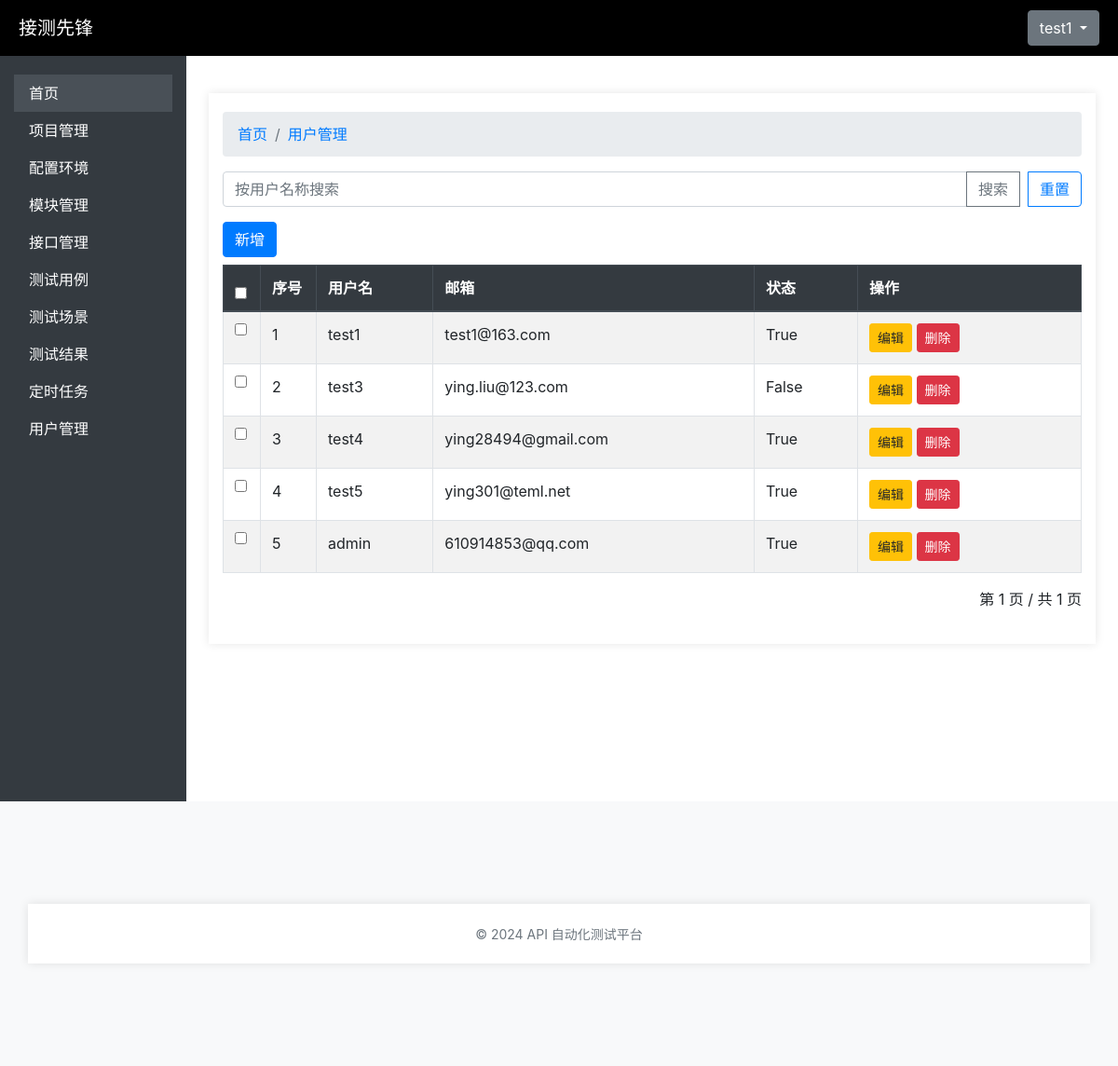
Screenshot of /users/users/ (signed in) with the database file from the repository.
### user_management/models.py (models this page shows, shortened)
class Users(AbstractBaseUser):
    id = models.AutoField(primary_key=True)
    username = models.CharField(max_length=150, unique=True)
    email = models.EmailField(unique=True)
    password = models.CharField(max_length=128)
    status = models.BooleanField(default=True)  # 用户状态（是否激活）
    is_logged_in = models.BooleanField(default=False)  # 是否登录
    project = models.CharField(max_length=255, blank=True, null=True)  # 所属项目
    module = models.CharField(max_length=255, blank=True, null=True)  # 所属模块
    is_staff = models.BooleanField(default=False)  # 是否是员工
    is_superuser = models.BooleanField(default=False)  # 是否是超级用户
    USERNAME_FIELD = 'username'
    REQUIRED_FIELDS = ['email']
    objects = UserManager()  # 关联自定义用户管理器
    class Meta:
        verbose_name = '用户信息表'
        verbose_name_plural = '用户信息表'

### user_management/views.py (the view)
# urls.py: path('users/', views.user_list, name='user_list'),
@login_required
def user_list(request):
    query = request.GET.get('q')
    if query:
        testresults = Users.objects.filter(username__icontains=query)
    else:
        testresults = Users.objects.all()
    paginator = Paginator(testresults, 10)  # 每页显示10个项目
    page_number = request.GET.get('page')
    users_page = paginator.get_page(page_number)
    return render(request, 'users/users_list.html', {'users': users_page,'paginator': paginator})

### api_test_platform/templates/users/users_list.html (shortened to what this page needs)
{% extends 'base.html' %}
{% block content %}
<div class="container mt-4">
    <nav aria-label="breadcrumb">
        <ol class="breadcrumb">
          <li class="breadcrumb-item"><a href="#">首页</a></li>
          <li class="breadcrumb-item active" aria-current="page"><a href="#">用户管理</a></li>
        </ol>
      </nav>
    <div class="row mb-3">
        <div class="col-md-12">
            <form action="{% url 'user_search' %}" method="get">
                <div class="input-group">
                    <input type="text" name="q" class="form-control" placeholder="按用户名称搜索" value="{{ request.GET.q }}">
                    <div class="input-group-append">
                        <button class="btn btn-outline-secondary" type="submit">搜索</button>
                        <a href="{% url 'user_list' %}" class="btn btn-outline-primary ml-2">重置</a>
                    </div>
                </div>
            </form>
        </div>
    </div>
    <div class="row">
        <div class="col-md-12">
            <div class="d-flex justify-content-between mb-2">
                <a href="{% url 'user_create' %}" class="btn btn-primary">新增</a>
            </div>
            <div class="table-responsive">
            <table class="table table-bordered table-striped">
                <thead class="thead-dark">
                    <tr>
                        <th style="width:40px"><input type="checkbox" id="select-all"></th>
                        <th style="width:60px">序号</th>
                        <th>用户名</th>
                        <th>邮箱</th>
                        <th>状态</th>
                        <th style="width:240px;">操作</th>
                    </tr>
                </thead>
                <tbody>
                    {% for user in users %}
                    <tr>
                        <td><input type="checkbox" name="user_ids" value="{{ user.id }}"></td>
                        <td>{{ forloop.counter }}</td>
                        <td>{{ user.username }}</td>
                        <td> {{ user.email }}</td>
                        <td>{{ user.status }}</td>
                        <td>
                            <a href="{% url 'user_update' user.id %}" class="btn btn-sm btn-warning">编辑</a>
                            <button class="btn btn-sm btn-danger" onclick="openDeleteModal({{ user.id }})">删除</button>
                        </td>
                    </tr>
                    {% empty %}
                    <tr>
                        <td colspan="6" class="text-center">无匹配结果。</td>
                    </tr>
                    {% endfor %}
                </tbody>
            </table>
        </div>
 <div id="pages" class="d-flex justify-content-end">
    <nav>
        <ul class="pagination">
            <li class="step-links">
                <span class="current">
                    第 {{ users.number }} 页 / 共 {{ users.paginator.num_pages }} 页</span>
            </li>
        </ul>
    </nav>
</div>
        </div>
    </div>
</div>
{% endblock %}

### api_test_platform/templates/base.html (shortened to what this page needs)
<!DOCTYPE html>
<html lang="en">
<head>
    {% load static %}
    <link rel="stylesheet" type="text/css" href="{% static 'css/style.css' %}">
    <link rel="stylesheet" href="https://stackpath.bootstrapcdn.com/bootstrap/4.5.2/css/bootstrap.min.css">
    <link href="https://cdn.jsdelivr.net/npm/bootstrap@4.5.2/dist/css/bootstrap.min.css" rel="stylesheet">
</head>
<body>
    <div class="brand">
        <a href="#" style="color: white;">接测先锋</a>
        <div class="dropdown">
            <button class="btn btn-secondary dropdown-toggle" type="button" data-toggle="dropdown" aria-expanded="false">
                {{ user.username }}
            </button>
        </div>
    </div>
    <div class="container-fluid">
        <div class="row">
            <nav class="col-md-2 d-none d-md-block sidebar">
                <div class="sidebar-sticky">
                    <ul class="nav flex-column">
                        <li class="nav-item">
                            <a class="nav-link active" href="/">首页</a>
                        </li>
                        <li class="nav-item">
                            <a class="nav-link" href="{% url 'project_list' %}">项目管理</a>
                        </li>
                        <li class="nav-item">
                            <a class="nav-link" href="{% url 'environment_list' %}">配置环境</a>
                        </li>
                        <li class="nav-item">
                            <a class="nav-link" href="{% url 'module_list' %}">模块管理</a>
                        </li>
                        <li class="nav-item">
                            <a class="nav-link" href="{% url 'interface_list' %}">接口管理</a>
                        </li>
                        <li class="nav-item">
                            <a class="nav-link" href="{% url 'testcase_list' %}">测试用例</a>
                        </li>
                        <li class="nav-item">
                            <a class="nav-link" href="{% url 'testscenario_list' %}">测试场景</a>
                        </li>
                        <li class="nav-item">
                            <a class="nav-link" href="{% url 'testresult_list' %}">测试结果</a>
                        </li>
                        <li class="nav-item">
                            <a class="nav-link" href="{% url 'scheduled_list' %}">定时任务</a>
                        </li>
                        <li class="nav-item">
                            <a class="nav-link" href="{% url 'user_list' %}">用户管理</a>
                        </li>
                    </ul>
                </div>
            </nav>
            <main role="main" class="col-md-10 ml-sm-auto px-4">
                <div class="d-flex justify-content-between flex-wrap flex-md-nowrap align-items-center pt-3 pb-2 mb-3">
                    {% block content %}{% endblock %}
                </div>
            </main>
        </div>
    </div>
    <footer class="footer text-center">
        <div class="container">
            <span class="text-muted">© 2024 API 自动化测试平台</span>
        </div>
    </footer>
</body>
</html>

### api_test_platform/static/css/style.css (style rules this page uses)
body { font-family: Arial, sans-serif; background-color: #f7f7f7; }
.container { width: 300px; margin: 100px auto; padding: 20px; background-color: white; box-shadow: 0 0 10px rgba(0, 0, 0, 0.1); flex-wrap: wrap; }
label, input { display: block; margin-bottom: 10px; }
button { background-color: #4CAF50; color: white; padding: 10px; border: none; cursor: pointer; }
.table-responsive { overflow-x: auto; }
table { table-layout: auto; width: 100%; }
.table-responsive table.table-bordered th, .table-responsive table.table-bordered td { text-overflow: ellipsis !important; word-break: break-all; word-wrap:break-word; white-space: normal; }

### api_test_platform/templates/base.html (style rules this page uses)
.brand { background-color: #000; font-size: 20px; color: aliceblue; height: 60px; display: flex; align-items: center; justify-content: space-between; padding: 0 20px; }
.sidebar { background-color: #343a40; height: 100vh; color: white; }
.sidebar .nav-link { color: white; }
.sidebar .nav-link.active, .sidebar .nav-link:hover { background-color: #495057; color: #ffffff; }
.sidebar-sticky { padding-top: 20px; }
footer { background-color: #f8f9fa; padding: 10px 0; }
.footer .text-muted { font-size: 14px; }

### rows the page displays
Users: username "test1", email "test1@163.com", status "True"
Users: username "test3", email "ying.liu@123.com", status "False"
Users: username "test4", email "ying28494@gmail.com", status "True"
Users: username "test5", email "ying301@teml.net", status "True"
Users: username "admin", email "610914853@qq.com", status "True"

### other values shown
{{ users.number }} "1"
{{ users.paginator.num_pages }} "1"
